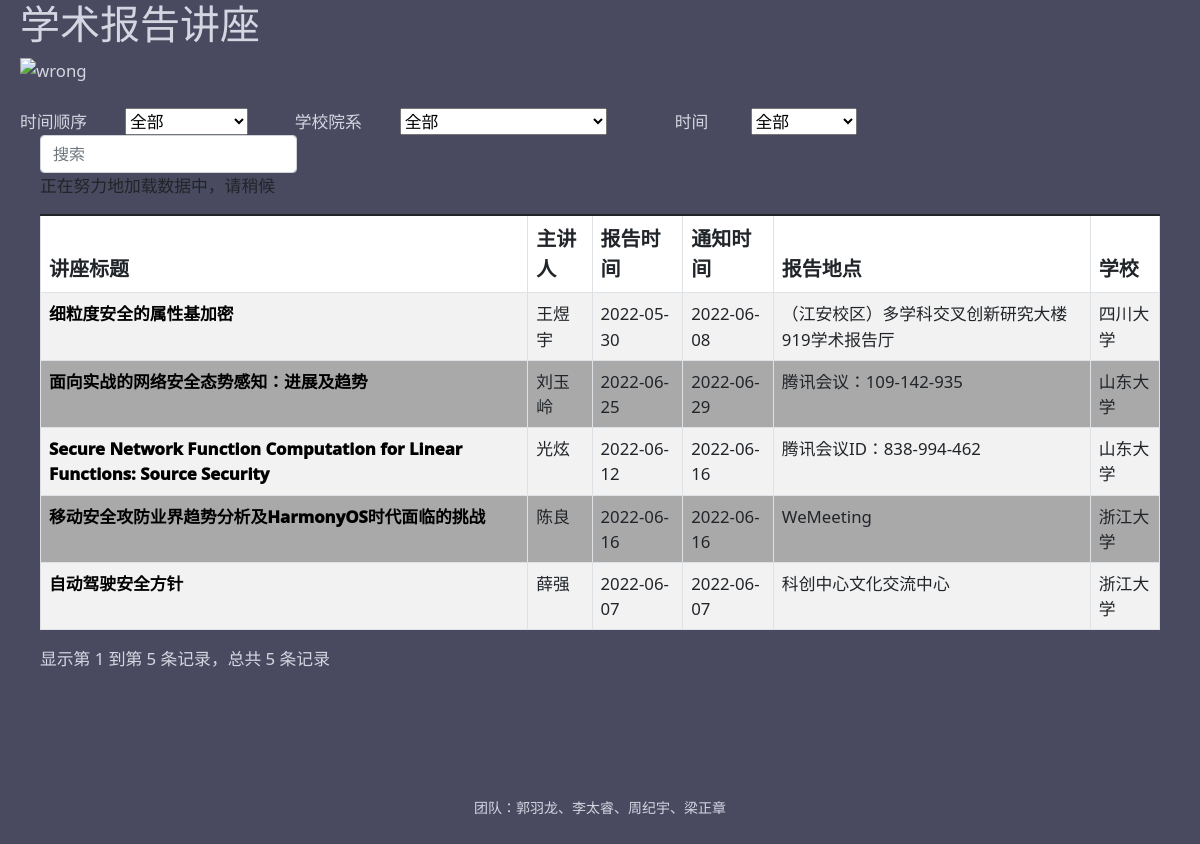
Page /recent on the committed database.
### tables this page shows
CREATE TABLE inf(university text,link text PRIMARY KEY,title text,time text,speaker text,place text, rel_time text);

### app.py (the view)
@app.route('/recent')
def website_recent():  # put application's code here
    time = datetime.date.today()
    sql = '''select *
         from inf
        where inf.time between date('now','start of day','-30 days') and date('now')
        or inf.time like '%2022-06%'
        order by time desc
        '''
    datalist = use_db(sql)
    return render_template("recent.html",  reports=datalist)

### app.py (called while the page is built)
def use_db(sql_order):
    conn = sqlite3.connect('lecture.db')
    datalist = []
    cur = conn.cursor()
    cur.execute(sql_order)
    results = cur.fetchall()
    for row in results:
        datalist.append(row)
    conn.commit()
    conn.close()
    return datalist

### templates/recent.html (shortened to what this page needs)
<!DOCTYPE html>
<html lang="en">
<head>
    <link rel="stylesheet" href="/static/css/style.css">
    <link rel="stylesheet" href="/static/css">
    <link href="https://cdn.jsdelivr.net/npm/bootstrap@5.1.3/dist/css/bootstrap.min.css" rel="stylesheet"
>
    <link rel="stylesheet" href="https://cdn.jsdelivr.net/npm/bootstrap-icons@1.7.2/font/bootstrap-icons.css">
    <link rel="stylesheet" href="https://unpkg.com/bootstrap-table@1.20.2/dist/bootstrap-table.min.css">
    <link rel="stylesheet" href="/static/src/jquery.page.css">
</head>
<body style="margin-left: 20px; margin-right: 20px; ">
<h1 class="content">学术报告讲座</h1>
<div>
    <img
            src="https://www.cs.tsinghua.edu.cn/images/list-banner.png"
            height="120px"
            width="1350"
    alt="wrong"
    />
</div>
<br/>
<span class="kg">时间顺序</span
>&emsp; &emsp;<label>
    <select onchange="window.open(this.options[this.selectedIndex].value)">
        <option value="/">全部</option>
    </select>
</label>
<span class="kg">学校院系</span
>&emsp; &emsp;<label for=""></label><select onchange="window.open(this.options[this.selectedIndex].value)">
    <option value="/" selected>全部</option>
</select>
&emsp; &emsp; &emsp; 时间&emsp; &emsp;
    <select onchange="window.open(this.options[this.selectedIndex].value)">
        <option value="/">全部</option>
    </select>
<div style="margin-left: 20px; margin-right: 20px; ">
<table
        id='table_page'
        class="table-striped"
>
    {% for report in reports %}
        <tr>
            <th><a href="{{ report[1] }}" target="_blank">
                {{ report[2] }} </a></th>
            <th>{{ report[4] }}</th>
            <th>{{ report[6] }}</th>
            <th>{{ report[3] }}</th>
            <th>{{ report[5] }}</th>
            <th >{{ report[0] }}</th>
        </tr>
    {% endfor %}
</table>
</div>
<br><br><br>
<div style="text-align:center;margin:50px 0; font:normal 14px/24px 'MicroSoft YaHei';">
<p>团队：郭羽龙、李太睿、周纪宇、梁正章</p>
</div>
</body>
</html>

### static/css/style.css (style rules this page uses)
tr:nth-child(odd) { background-color: #ffffff; }
tr:nth-child(even) { background-color: rgb(169, 169, 169); }
a { font-weight: 1000; color: #000000; }
a:link { text-decoration: none; color:black; }

### rows in the picture
inf: title "细粒度安全的属性基加密", speaker "王煜宇", rel_time "2022-05-30", time "2022-06-08", place "（江安校区）多学科交叉创新研究大楼919学术报告厅", university "四川大学"
inf: title "面向实战的网络安全态势感知：进展及趋势", speaker "刘玉岭", rel_time "2022-06-25", time "2022-06-29", place "腾讯会议：109-142-935", university "山东大学"
inf: title "Secure Network Function Computation for Linear Functions: Source Security", speaker "光炫", rel_time "2022-06-12", time "2022-06-16", place "腾讯会议ID：838-994-462", university "山东大学"
inf: title "移动安全攻防业界趋势分析及HarmonyOS时代面临的挑战", speaker "陈良", rel_time "2022-06-16", time "2022-06-16", place "WeMeeting", university "浙江大学"
inf: title "自动驾驶安全方针", speaker "薛强", rel_time "2022-06-07", time "2022-06-07", place "科创中心文化交流中心", university "浙江大学"
